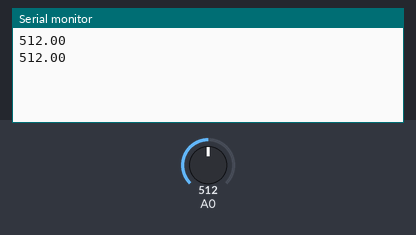
The sketch below on a simulated Arduino Uno, built with avr-gcc and run on an emulated ATmega328P. Parts: the last lines printed to the serial monitor. Inputs (shaded band) come from the test bench; at power-on: A0 = 512.

Above: at 1.8 s.
1.9 s: A0 set to 716
At 2.8 s:
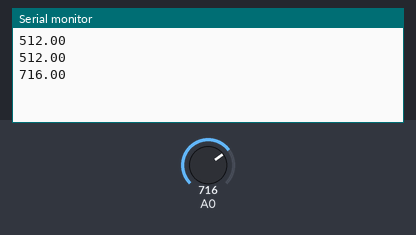
3.4 s: A0 set to 900
At 4.6 s:
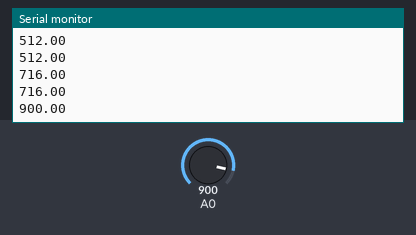
Timing chart, 0 to 6.4 s (numbered marks = the images above; inputs shaded):
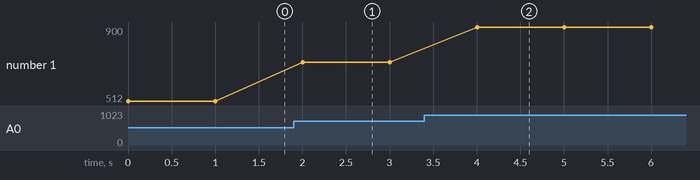

The sketch:

LM35.ino
```cpp
float a;
void setup() {
  pinMode(A0,INPUT);
  Serial.begin(9600);

}

void loop() {
  a= analogRead(A0);
 // a= a*0.48828125;
  Serial.println(a);
delay(1000);
}
```

Measured:
- after the input at 1.9 s, the serial monitor: prints a new line after 0.10 s (image 1)
- after the input at 3.4 s, the serial monitor: prints a new line after 0.60 s (image 2)
- plotted number 1: 512 → 716 after the input at 1.9 s, 716 → 900 after the input at 3.4 s
